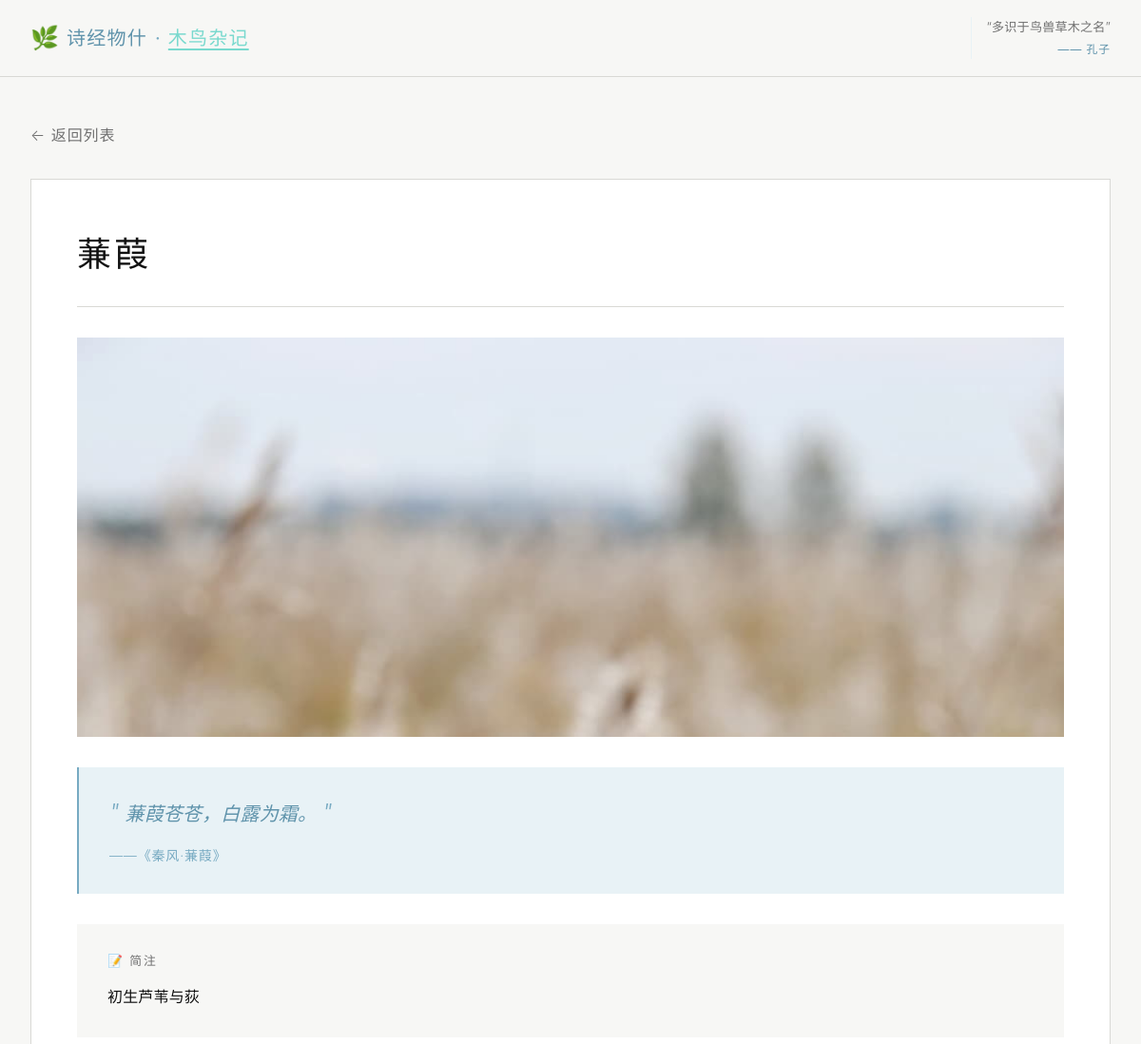
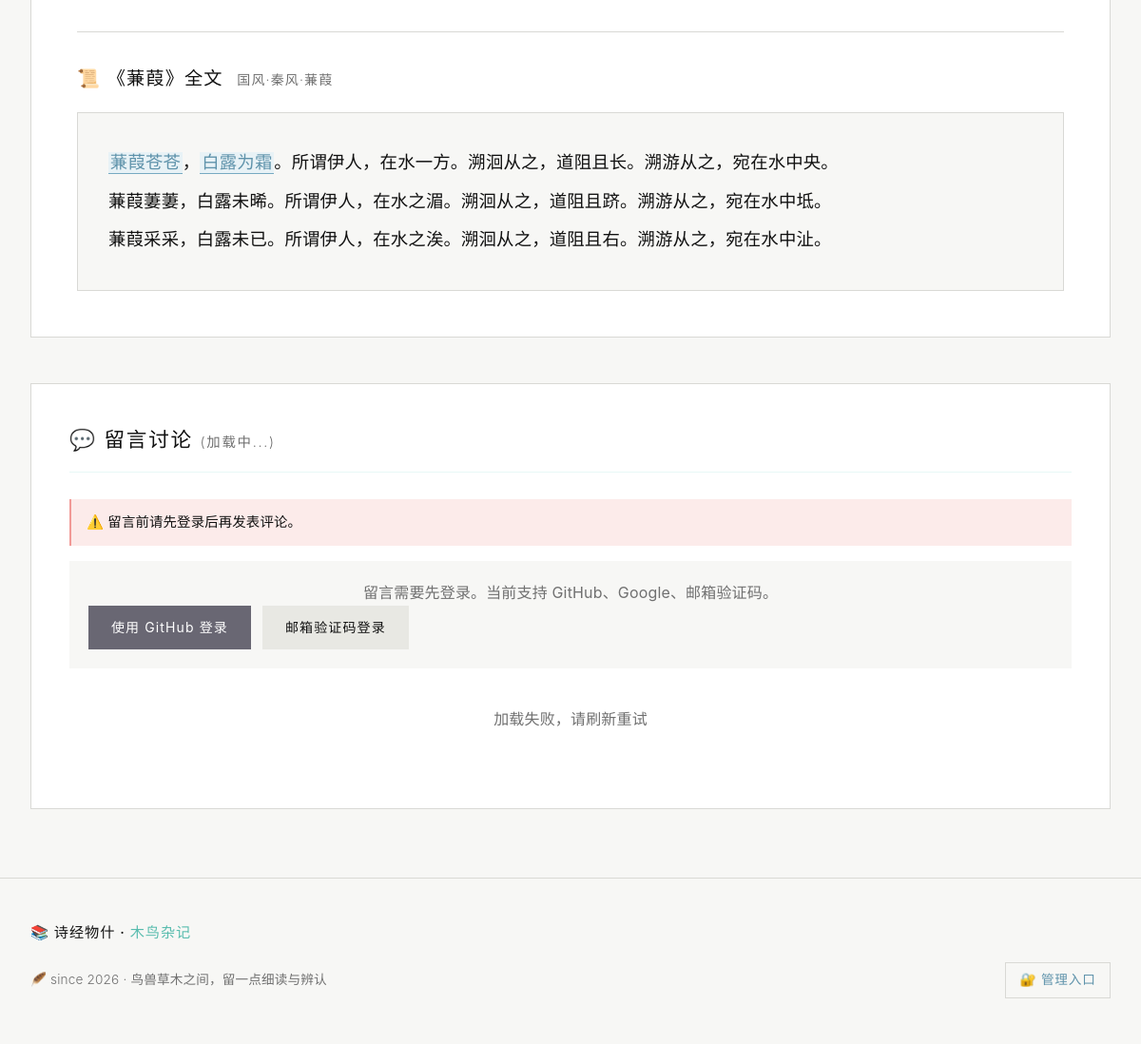
The app's page /item/18 (signed in) with its own data (2 pictures, top to bottom).
### shijing_things/models/models.py (models this page shows, shortened)
class ShijingItem(Base):
    __tablename__ = "shijing_items"
    id = Column(Integer, primary_key=True, index=True)
    name = Column(String(100), nullable=False, index=True)
    category = Column(String(10), nullable=False, index=True)  # 草、木、鸟、兽、虫、鱼
    title = Column(String(100), nullable=False, index=True)  # 所属诗篇标题
    chapter = Column(String(50), nullable=False, index=True)  # 章节（如：国风、小雅）
    section = Column(String(50), nullable=False, index=True)  # 部分（如：周南、鹿鸣之什）
    poem_id = Column(Integer, nullable=False, index=True)  # 诗篇ID
    quote = Column(Text, nullable=False)  # 引用诗句
    description = Column(Text, nullable=True)  # 简要注释
    image_url = Column(String(255), nullable=True, default="")  # 图片路径
    modern_name = Column(String(255), nullable=True, default="")  # 今名
    taxonomy = Column(String(255), nullable=True, default="")  # 纲目属
    symbolism = Column(Text, nullable=True, default="")  # 寓意
    wiki_link = Column(String(255), nullable=True, default="")  # 百科链接

class Poem(Base):
    __tablename__ = "poems"
    id = Column(Integer, primary_key=True, index=True)
    title = Column(String(100), nullable=False, index=True)  # 诗名（不同章节可同名，如邶风/鄘风《柏舟》）
    chapter = Column(String(50), nullable=False, index=True)  # 章节（如：国风）
    section = Column(String(50), nullable=False, index=True)  # 部分（如：周南）
    content = Column(Text, nullable=False)  # 诗篇内容（JSON 数组字符串）
    full_source = Column(String(100), nullable=False)  # 完整来源（如：国风·周南·关雎）

### shijing_things/routers/pages.py (the view)
@router.get("/item/{item_id}", response_class=HTMLResponse)
def item_detail(item_id: int, request: Request, db: Session = Depends(get_db)):
    item = crud_item.get(db, item_id=item_id)
    if not item:
        raise HTTPException(status_code=404, detail="事物不存在")
    poem = crud_poem.get(db, poem_id=item.poem_id)
    poem_content = []
    if poem:
        try:
            poem_content = json.loads(poem.content)
        except:
            poem_content = []
    poem_content = highlight_quote_lines(poem_content, item.quote)
    return templates.TemplateResponse("detail.html", {
        "request": request,
        "item": item,
        "poem": poem,
        "poem_content": poem_content,
        "is_admin": is_admin(request),
        "is_oauth_user": is_oauth_user(request),
        "github_login_url": f"/auth/login?next={request.url.path}",
        "wechat_login_url": f"/auth/login?provider=wechat&next={request.url.path}",
        "comment_login_page_url": f"/login?next={request.url.path}",
        "comment_user_name": request.session.get("comment_nickname") or request.session.get("comment_username") or "登录用户",
        "comment_user_avatar": request.session.get("comment_avatar_url") or "",
        "comment_auth_label": get_comment_auth_label(request),
        "google_login_url": f"/auth/login?provider=google&next={request.url.path}",
        "google_oauth_enabled": bool(settings.google_client_id and settings.google_client_secret),
        "wechat_oauth_enabled": bool(settings.wechat_app_id and settings.wechat_app_secret),
    })

### shijing_things/templates/detail.html (shortened to what this page needs)
{% extends "base.html" %}
{% block content %}
<div class="container">
    <a href="/" class="back-link">← 返回列表</a>
    <article class="detail-card">
        <header class="detail-header">
            <h1 class="detail-title">
                {{ item.name }}
                <span class="category-badge category-{{ item.category }}">{{ item.category }}类</span>
            </h1>
        </header>
        <div class="detail-body">
            <div class="detail-image">
                {% if item.image_url %}
                <img src="{{ item.image_url }}" alt="{{ item.name }}">
                {% endif %}
            </div>
            <blockquote class="detail-quote">
                <span class="quote-mark">"</span>
                {{ item.quote }}
                <span class="quote-mark">"</span>
                <cite>——《{{ item.section }}·{{ item.title }}》</cite>
            </blockquote>
            <div class="detail-info">
                {% if item.description %}
                <div class="info-description">
                    <h3>📝 简注</h3>
                    <p>{{ item.description }}</p>
                </div>
                {% endif %}
            </div>
            {% if poem and poem_content %}
            <div class="poem-section">
                <h3 class="poem-title">
                    📜 《{{ poem.title }}》全文
                    <span class="poem-source">{{ poem.full_source }}</span>
                </h3>
                <div class="poem-content">
                    {% for line in poem_content %}
                    <p class="poem-line">{{ line | safe }}</p>
                    {% endfor %}
                </div>
            </div>
            {% endif %}
        </div>
    </article>
    <section class="comments-section" id="comments-section">
        <h2 class="comments-title">
            💬 留言讨论
            <span class="comments-count" id="comments-count">(加载中...)</span>
        </h2>
        <div class="comment-limit-info" id="comment-limit-info" style="display: none;">
            <p class="limit-text"></p>
        </div>
        <div class="comment-login-tip" id="comment-login-tip" {% if is_oauth_user %}style="display: none;"{% endif %}>
            <p>留言需要先登录。当前支持 GitHub、Google、邮箱验证码{% if wechat_oauth_enabled %}，也支持微信登录{% endif %}。</p>
            <div class="comment-login-actions">
                <a class="btn btn-github" href="{{ github_login_url }}">使用 GitHub 登录</a>
                <a class="btn btn-secondary" href="{{ comment_login_page_url }}">邮箱验证码登录</a>
            </div>
        </div>
        <div class="comments-list" id="comments-list">
        </div>
    </section>
</div>
{% endblock %}

### shijing_things/templates/base.html (shortened to what this page needs)
<!DOCTYPE html>
<html lang="zh-CN">
<head>
    <link rel="stylesheet" href="/static/css/style.css">
</head>
<body>
    <header class="header">
        <div class="container">
            <div class="header-content">
                <div class="logo-wrap">
                    <a href="/" class="logo">
                        <span class="logo-icon">🌿</span>
                        <span class="logo-text">诗经物什</span>
                    </a>
                    <span class="logo-separator">·</span>
                    <a href="https://www.qtmuniao.com/about" target="_blank" rel="noopener" class="logo-author">木鸟杂记</a>
                </div>
                <blockquote class="header-quote">
                    <p>“多识于鸟兽草木之名”</p>
                    <cite>—— 孔子</cite>
                </blockquote>
            </div>
        </div>
    </header>
    <main class="main">
        {% block content %}{% endblock %}
    </main>
    <footer class="footer">
        <div class="container">
            <div class="footer-top">
                <p class="footer-brand">📚 诗经物什 · <a href="https://www.qtmuniao.com/about" target="_blank" rel="noopener">木鸟杂记</a></p>
            </div>
            <div class="footer-bottom">
                <p class="footer-copy">🪶 since 2026 · 鸟兽草木之间，留一点细读与辨认</p>
                <p class="footer-admin-entry"><a href="/manage/items" rel="nofollow">🔐 管理入口</a></p>
            </div>
        </div>
    </footer>
</body>
</html>

### shijing_things/templates/detail.html (style rules this page uses)
.comment-login-actions { display: flex; gap: 0.75rem; flex-wrap: wrap; }

### records on screen
ShijingItem: name "蒹葭", image_url (picture), quote "蒹葭苍苍，白露为霜。", section "秦风", title "蒹葭", description "初生芦苇与荻"
Poem: title "蒹葭", full_source "国风·秦风·蒹葭"

### other values on screen
{{ line | safe }} "蒹葭苍苍 ， 白露为霜 。所谓伊人，在水一方。溯洄从之，道阻且长。溯游从之，宛在水中央。" "蒹葭萋萋，白露未晞。所谓伊人，在水之湄。溯洄从之，道阻且跻。溯游从之，宛在水中坻。" "蒹葭采采，白露未已。所谓伊人，在水之涘。溯洄从之，道阻且右。溯游从之，宛在水中沚。"
